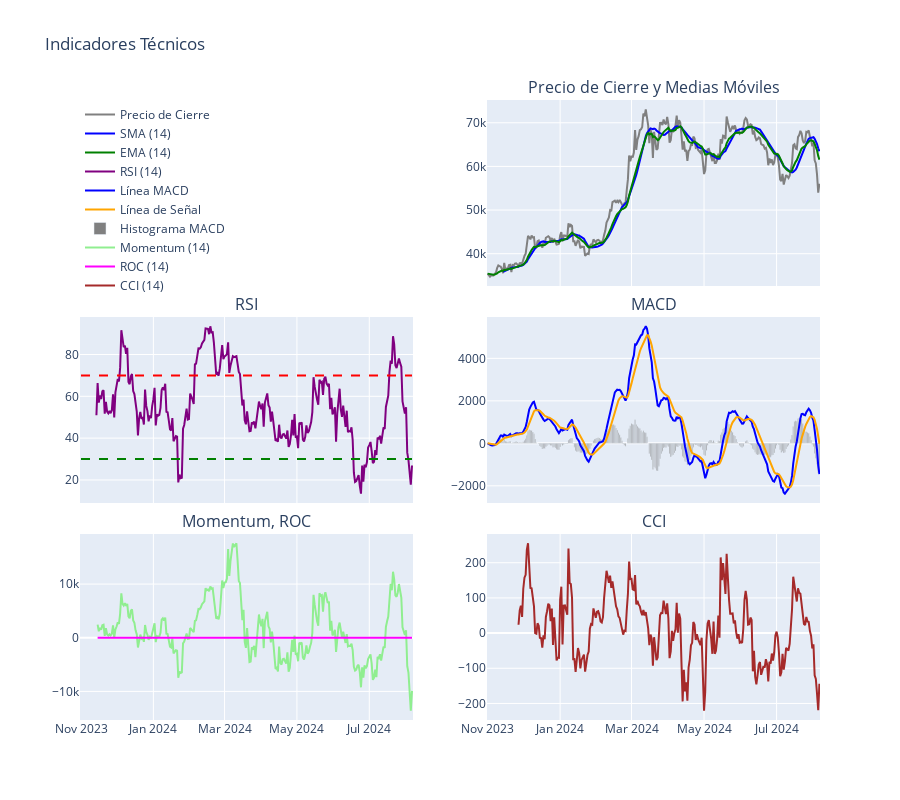

This figure's notebook cell:
### Code cell
import numpy as np
import pandas as pd
import plotly.graph_objs as go
import plotly.subplots as sp
import yfinance as yf
from datetime import datetime

ahora = datetime.now().strftime('%Y-%m-%d')

Ticket = 'BTC-USD'

# Descargar los datos de QQQ
data = yf.download(Ticket, start="2024-01-01", end=ahora,interval='1d')

ahora = datetime.now().strftime('%Y-%m-%d')

Ticket = 'BTC-USD'

# Descargar los datos de QQQ
data = yf.download(Ticket, start="2023-11-01", end=ahora,interval='1d')

data = data['Close']

# Funciones de cálculo de indicadores

# 1. Media Móvil Simple (SMA)
def simple_moving_average(data, period):
    return data.rolling(window=period).mean()

# 2. Media Móvil Exponencial (EMA)
def exponential_moving_average(data, period):
    return data.ewm(span=period, adjust=False).mean()

# 3. Relative Strength Index (RSI)
def relative_strength_index(data, period):
    delta = data.diff(1)
    gain = delta.where(delta > 0, 0)
    loss = -delta.where(delta < 0, 0)
    
    avg_gain = gain.rolling(window=period).mean()
    avg_loss = loss.rolling(window=period).mean()
    
    rs = avg_gain / avg_loss
    rsi = 100 - (100 / (1 + rs))
    
    return rsi

# 4. Moving Average Convergence Divergence (MACD)
def macd(data, short_period=12, long_period=26, signal_period=9):
    short_ema = data.ewm(span=short_period, adjust=False).mean()
    long_ema = data.ewm(span=long_period, adjust=False).mean()
    
    macd_line = short_ema - long_ema
    signal_line = macd_line.ewm(span=signal_period, adjust=False).mean()
    macd_histogram = macd_line - signal_line
    
    return macd_line, signal_line, macd_histogram

# 5. Tasa de Cambio (ROC)
def rate_of_change(data, period):
    return ((data - data.shift(period)) / data.shift(period)) * 100

# 6. Índice de Canal de Commodities (CCI)
def commodity_channel_index(data, period):
    sma = data.rolling(window=period).mean()
    deviation = data - sma
    mean_deviation = deviation.abs().rolling(window=period).mean()
    
    cci = (data - sma) / (0.015 * mean_deviation)
    return cci

# 7. Momentum
def momentum(data, period):
    return data.diff(period)

# 8. Media Móvil Ponderada (WMA)
def weighted_moving_average(data, period):
    weights = np.arange(1, period + 1)
    wma = data.rolling(window=period).apply(lambda prices: np.dot(prices, weights) / weights.sum(), raw=True)
    return wma

# 9. Desviación Estándar
def standard_deviation(data, period):
    return data.rolling(window=period).std()

# Calcular los indicadores
sma = simple_moving_average(data, 14)
ema = exponential_moving_average(data, 14)
rsi = relative_strength_index(data, 14)
macd_line, signal_line, macd_histogram = macd(data)
roc = rate_of_change(data, 14)
cci = commodity_channel_index(data, 14)
mom = momentum(data, 14)
wma = weighted_moving_average(data, 14)
std_dev = standard_deviation(data, 14)

# Crear gráficos con Plotly
fig = sp.make_subplots(rows=3, cols=2, shared_xaxes=True, vertical_spacing=0.05,
                       subplot_titles=('','Precio de Cierre y Medias Móviles', 'RSI', 'MACD', 'Momentum, ROC','CCI'))

# Gráfico de Precios de Cierre y Medias Móviles
fig.add_trace(go.Scatter(x=data.index, y=data, mode='lines', name='Precio de Cierre', line=dict(color='grey')), row=1, col=2)
fig.add_trace(go.Scatter(x=data.index, y=sma, mode='lines', name='SMA (14)', line=dict(color='blue')), row=1, col=2)
fig.add_trace(go.Scatter(x=data.index, y=ema, mode='lines', name='EMA (14)', line=dict(color='green')), row=1, col=2)

# Gráfico de RSI
fig.add_trace(go.Scatter(x=data.index, y=rsi, mode='lines', name='RSI (14)', line=dict(color='purple')), row=2, col=1)
fig.add_shape(type='line', x0=data.index[0], x1=data.index[-1], y0=70, y1=70, line=dict(color='red', dash='dash'), row=2, col=1)
fig.add_shape(type='line', x0=data.index[0], x1=data.index[-1], y0=30, y1=30, line=dict(color='green', dash='dash'), row=2, col=1)

# Gráfico de MACD
fig.add_trace(go.Scatter(x=data.index, y=macd_line, mode='lines', name='Línea MACD', line=dict(color='blue')), row=2, col=2)
fig.add_trace(go.Scatter(x=data.index, y=signal_line, mode='lines', name='Línea de Señal', line=dict(color='orange')), row=2, col=2)
fig.add_trace(go.Bar(x=data.index, y=macd_histogram, name='Histograma MACD', marker_color='grey'), row=2, col=2)

# Gráfico de Momentum, ROC, CCI
fig.add_trace(go.Scatter(x=data.index, y=mom, mode='lines', name='Momentum (14)', line=dict(color='lightgreen')), row=3, col=1)
fig.add_trace(go.Scatter(x=data.index, y=roc, mode='lines', name='ROC (14)', line=dict(color='magenta')), row=3, col=1)
fig.add_trace(go.Scatter(x=data.index, y=cci, mode='lines', name='CCI (14)', line=dict(color='brown')), row=3, col=2)

# Layout del gráfico
fig.update_layout(title='Indicadores Técnicos',
                  xaxis_title='Fecha',
                  yaxis_title='Valor',
                  height=800,
                  showlegend=True,
                  legend=dict(x=0, y=1.0))

fig.update_xaxes(rangeslider_visible=False)
fig.show()

### Figure 1 — Plotly figure (JSON) as saved in the notebook; plotly's stock layout.template omitted (floating-point values rounded to 4 significant figures; data arrays with more than 128 entries replaced by an {"elided": "..."} marker saying what was removed)
{"data": [{"line": {"color": "grey"}, "mode": "lines", "name": "Precio de Cierre", "type": "scatter", "x": {"elided": "280 str values"}, "xaxis": "x2", "y": {"elided": "280 float values"}, "yaxis": "y2"}, {"line": {"color": "blue"}, "mode": "lines", "name": "SMA (14)", "type": "scatter", "x": {"elided": "280 str values"}, "xaxis": "x2", "y": {"elided": "280 float values"}, "yaxis": "y2"}, {"line": {"color": "green"}, "mode": "lines", "name": "EMA (14)", "type": "scatter", "x": {"elided": "280 str values"}, "xaxis": "x2", "y": {"elided": "280 float values"}, "yaxis": "y2"}, {"line": {"color": "purple"}, "mode": "lines", "name": "RSI (14)", "type": "scatter", "x": {"elided": "280 str values"}, "xaxis": "x3", "y": {"elided": "280 float values"}, "yaxis": "y3"}, {"line": {"color": "blue"}, "mode": "lines", "name": "Línea MACD", "type": "scatter", "x": {"elided": "280 str values"}, "xaxis": "x4", "y": {"elided": "280 float values"}, "yaxis": "y4"}, {"line": {"color": "orange"}, "mode": "lines", "name": "Línea de Señal", "type": "scatter", "x": {"elided": "280 str values"}, "xaxis": "x4", "y": {"elided": "280 float values"}, "yaxis": "y4"}, {"marker": {"color": "grey"}, "name": "Histograma MACD", "type": "bar", "x": {"elided": "280 str values"}, "xaxis": "x4", "y": {"elided": "280 float values"}, "yaxis": "y4"}, {"line": {"color": "lightgreen"}, "mode": "lines", "name": "Momentum (14)", "type": "scatter", "x": {"elided": "280 str values"}, "xaxis": "x5", "y": {"elided": "280 float values"}, "yaxis": "y5"}, {"line": {"color": "magenta"}, "mode": "lines", "name": "ROC (14)", "type": "scatter", "x": {"elided": "280 str values"}, "xaxis": "x5", "y": {"elided": "280 float values"}, "yaxis": "y5"}, {"line": {"color": "brown"}, "mode": "lines", "name": "CCI (14)", "type": "scatter", "x": {"elided": "280 str values"}, "xaxis": "x6", "y": {"elided": "280 float values"}, "yaxis": "y6"}], "layout": {"annotations": [{"font": {"size": 16}, "showarrow": false, "text": "Precio de Cierre y Medias Móviles", "x": 0.775, "xanchor": "center", "xref": "paper", "y": 1, "yanchor": "bottom", "yref": "paper"}, {"font": {"size": 16}, "showarrow": false, "text": "RSI", "x": 0.225, "xanchor": "center", "xref": "paper", "y": 0.65, "yanchor": "bottom", "yref": "paper"}, {"font": {"size": 16}, "showarrow": false, "text": "MACD", "x": 0.775, "xanchor": "center", "xref": "paper", "y": 0.65, "yanchor": "bottom", "yref": "paper"}, {"font": {"size": 16}, "showarrow": false, "text": "Momentum, ROC", "x": 0.225, "xanchor": "center", "xref": "paper", "y": 0.3, "yanchor": "bottom", "yref": "paper"}, {"font": {"size": 16}, "showarrow": false, "text": "CCI", "x": 0.775, "xanchor": "center", "xref": "paper", "y": 0.3, "yanchor": "bottom", "yref": "paper"}], "height": 800, "legend": {"x": 0, "y": 1}, "shapes": [{"line": {"color": "red", "dash": "dash"}, "type": "line", "x0": "2023-11-01T00:00:00", "x1": "2024-08-06T00:00:00", "xref": "x3", "y0": 70, "y1": 70, "yref": "y3"}, {"line": {"color": "green", "dash": "dash"}, "type": "line", "x0": "2023-11-01T00:00:00", "x1": "2024-08-06T00:00:00", "xref": "x3", "y0": 30, "y1": 30, "yref": "y3"}], "showlegend": true, "title": {"text": "Indicadores Técnicos"}, "xaxis": {"anchor": "y", "domain": [0, 0.45], "matches": "x5", "rangeslider": {"visible": false}, "showticklabels": false, "title": {"text": "Fecha"}}, "xaxis2": {"anchor": "y2", "domain": [0.55, 1], "matches": "x6", "rangeslider": {"visible": false}, "showticklabels": false}, "xaxis3": {"anchor": "y3", "domain": [0, 0.45], "matches": "x5", "rangeslider": {"visible": false}, "showticklabels": false}, "xaxis4": {"anchor": "y4", "domain": [0.55, 1], "matches": "x6", "rangeslider": {"visible": false}, "showticklabels": false}, "xaxis5": {"anchor": "y5", "domain": [0, 0.45], "rangeslider": {"visible": false}}, "xaxis6": {"anchor": "y6", "domain": [0.55, 1], "rangeslider": {"visible": false}}, "yaxis": {"anchor": "x", "domain": [0.7, 1], "title": {"text": "Valor"}}, "yaxis2": {"anchor": "x2", "domain": [0.7, 1]}, "yaxis3": {"anchor": "x3", "domain": [0.35, 0.65]}, "yaxis4": {"anchor": "x4", "domain": [0.35, 0.65]}, "yaxis5": {"anchor": "x5", "domain": [0, 0.3]}, "yaxis6": {"anchor": "x6", "domain": [0, 0.3]}}}
